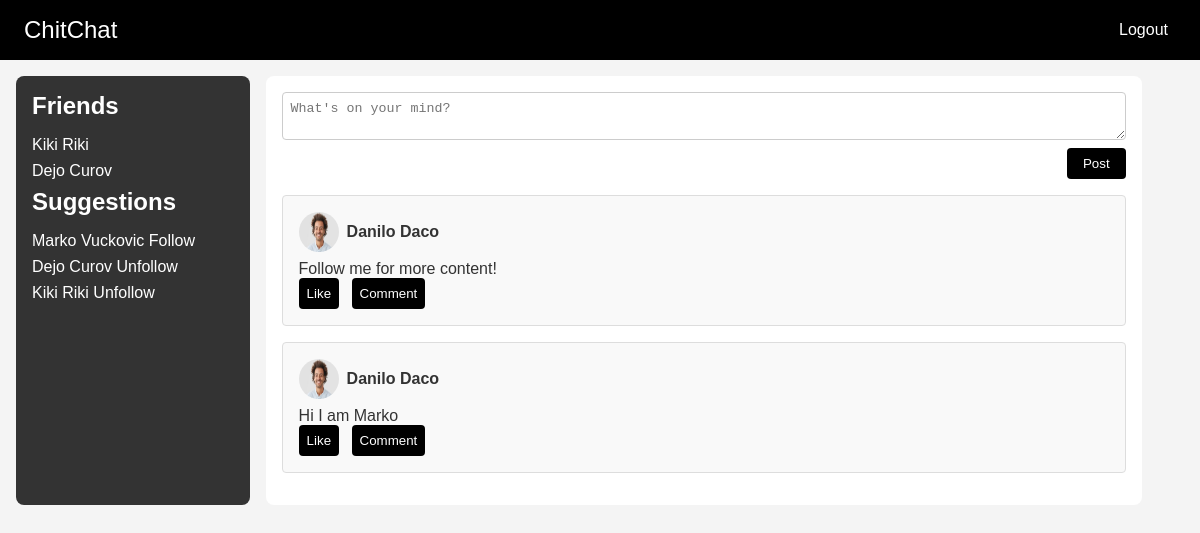
/code/profile.php (signed in), run on the app's committed database.
### tables this page shows
CREATE TABLE `followers` (
  `follower_id` bigint(20) NOT NULL,
  `followed_id` bigint(20) NOT NULL
);

CREATE TABLE `users` (
  `id` bigint(19) NOT NULL,
  `userid` bigint(19) NOT NULL,
  `first_name` varchar(100) NOT NULL,
  `last_name` varchar(100) NOT NULL,
  `email` varchar(100) NOT NULL,
  `password` varchar(100) NOT NULL,
  `url_address` varchar(100) NOT NULL,
  `date` timestamp NOT NULL DEFAULT current_timestamp() ON UPDATE current_timestamp()
);

CREATE TABLE `posts` (
  `id` bigint(19) NOT NULL,
  `postid` bigint(19) NOT NULL,
  `userid` bigint(19) NOT NULL,
  `post` text NOT NULL,
  `comments` int(11) NOT NULL,
  `likes` int(11) NOT NULL,
  `date` int(11) NOT NULL
);

### code/classes/connect.php (called while the page is built, shortened)
<?php
class Database {
    private $host = "localhost";
    private $username = "root";
    private $password = "";
    private $db = "only_pans_db";
    function connect() {
        $connection = mysqli_connect($this->host, $this->username, $this->password, $this->db);
        return $connection;
    }
    function read($query) {
        $conn = $this->connect();
        $res = mysqli_query($conn, $query);
        if (!$res) {
            return false;
        } else {
            $arr = [];
            while ($row = mysqli_fetch_assoc($res)) {
                $arr[] = $row;
            }
            return $arr;
        }
    }
}
?>

### code/classes/user.php (called while the page is built, shortened)
<?php
include_once("connect.php");
class User {
    function get_data($id) {
        $query = "SELECT * FROM users WHERE userid='$id' LIMIT 1";
        $DB = new Database();
        $res = $DB->read($query);
        if ($res) {
            return $res[0];
        } else {
            return false;
        }
    }
    function is_following($follower_id, $followed_id) {
        $query = "SELECT * FROM followers WHERE follower_id='$follower_id' AND followed_id='$followed_id'";
        $DB = new Database();
        $res = $DB->read($query);
        return $res ? true : false;
    }
    function get_following($user_id) {
        $query = "SELECT * FROM followers WHERE follower_id='$user_id'";
        $DB = new Database();
        $res = $DB->read($query);
        return $res;
    }
    function get_random_users($user_id, $limit = 5) {
        $query = "SELECT * FROM users WHERE userid != '$user_id' ORDER BY RAND() LIMIT $limit";
        $DB = new Database();
        $res = $DB->read($query);
        return $res;
    }
}
?>

### code/classes/post.php (called while the page is built, shortened)
<?php
include_once("connect.php");
class Post {
    function get_posts($id) {
        $query = "SELECT * FROM posts WHERE userid='$id' ORDER BY id DESC";
        $DB = new Database();
        $res = $DB->read($query);
        if($res) {
            return $res;
        } else {
            return false;
        }
    }
}
?>

### code/profile.php (the view, shortened to what this page needs)
<?php
include_once("classes/connect.php");
include_once("classes/user.php");
include_once("classes/post.php");
if (isset($_SESSION['only_pans_userid']) && is_numeric($_SESSION['only_pans_userid'])) {
    $id = $_SESSION['only_pans_userid'];
    $login = new Login();
    $res = $login->check_login($id);
    if ($res) {
        $user = new User();
    } else {
        header("Location: login_header.php");
        die;
    }
} else {
    header("Location: login_header.php");
    die;
}
$post = new Post();
$posts = $post->get_posts($id);
?>
<!DOCTYPE html>
<html lang="en">
<head>
    <link rel="stylesheet" href="index-new.css">
</head>
<body>
    <nav class="navbar">
        <a href="/" class="navbar__logo">ChitChat</a>
        <div class="navbar-menu">
            <a href="logout.php" class="navbar__link">Logout</a>
        </div>
    </nav>
    <div class="container">
        <aside class="sidebar">
            <h2>Friends</h2>
            <ul>
                <?php
                $following = $user->get_following($id);
                if ($following) {
                    foreach ($following as $followed_user) {
                        $followed_user_data = $user->get_data($followed_user['followed_id']);
                        if ($followed_user_data) {
                            echo "<li><a href='view_profile.php?id={$followed_user_data['userid']}'>{$followed_user_data['first_name']} {$followed_user_data['last_name']}</a></li>";
                        }
                    }
                }
                ?>
            </ul>
            <h2>Suggestions</h2>
            <ul>
                <?php
                $random_users = $user->get_random_users($id);
                if ($random_users) {
                    foreach ($random_users as $random_user) {
                        $is_following = $user->is_following($id, $random_user['userid']);
                        $rand_id = $random_user['userid'];
                        $follow_action = $is_following ? 'unfollow' : 'follow';
                        $follow_text = $is_following ? 'Unfollow' : 'Follow';
                        echo "<li>
                                <a href='view_profile.php?id={$random_user['userid']}'>{$random_user['first_name']} {$random_user['last_name']}</a>
                                <a href='profile.php?action={$follow_action}&userid={$rand_id}' class='follow-btn'>{$follow_text}</a>
                              </li>";
                    }
                }
                ?>
            </ul>
        </aside>
        <main class="main-content">
            <form class="post-form" method="post">
                <textarea name="post_content" placeholder="What's on your mind?" required></textarea>
                <button type="submit">Post</button>
            </form>
            <div class="posts">
                <?php
                if ($posts) {
                    foreach ($posts as $row) {
                        $row_user = $user->get_data($row['userid']);
                        if ($row_user) {
                            echo "<div class='post'>
                                    <div class='post-header'>
                                        <img src='photos/friend1.jfif' alt='{$row_user['first_name']}' class='post-avatar'>
                                        <span class='post-username'>{$row_user['first_name']} {$row_user['last_name']}</span>
                                    </div>
                                    <p>{$row['post']}</p>
                                    <button class='like-btn'>Like</button>
                                    <button class='comment-btn'>Comment</button>
                                  </div>";
                        }
                    }
                }
                ?>
            </div>
        </main>
    </div>
</body>
</html>

### code/index-new.css (style rules this page uses)
* { padding: 0; margin: 0; box-sizing: border-box; }
body { font-family: Arial, sans-serif; background-color: #f4f4f4; color: #333; }
.navbar { display: flex; justify-content: space-between; align-items: center; background: black; height: 60px; padding: 1.5rem; }
.navbar__logo { text-decoration: none; color: white; font-size: 1.5rem; }
.navbar-menu a { color: white; padding: 0rem 0.5rem; text-decoration: none; }
.container { display: flex; margin: 1rem; }
.sidebar { width: 20%; background: #333; color: white; padding: 1rem; margin-right: 1rem; border-radius: 8px; }
.sidebar h2 { margin-bottom: 1rem; }
.sidebar ul { list-style: none; }
.sidebar ul li { margin-bottom: 0.5rem; }
.sidebar ul li a { color: white; text-decoration: none; }
.main-content { width: 75%; background: white; padding: 1rem; border-radius: 8px; }
.post-form { display: flex; flex-direction: column; margin-bottom: 1rem; }
.post-form textarea { width: 100%; padding: 0.5rem; margin-bottom: 0.5rem; border: 1px solid #ccc; border-radius: 4px; }
.post-form button { align-self: flex-end; padding: 0.5rem 1rem; background: black; color: white; border: none; border-radius: 4px; cursor: pointer; }
.posts .post { background: #f9f9f9; padding: 1rem; margin-bottom: 1rem; border-radius: 4px; border: 1px solid #ddd; }
.posts .post-header { display: flex; align-items: center; margin-bottom: 0.5rem; }
.posts .post-avatar { width: 40px; height: 40px; border-radius: 50%; margin-right: 0.5rem; }
.posts .post-username { font-weight: bold; }
.posts .like-btn, .posts .comment-btn { padding: 0.5rem; background: black; color: white; border: none; border-radius: 4px; cursor: pointer; margin-right: 0.5rem; }

### data on the page
followers: users.first_name "Kiki", users.last_name "Riki"
followers: users.first_name "Dejo", users.last_name "Curov"
users: first_name "Marko", last_name "Vuckovic", follow_text "Follow"
users: first_name "Dejo", last_name "Curov", follow_text "Unfollow"
users: first_name "Kiki", last_name "Riki", follow_text "Unfollow"
posts: users.first_name "Danilo", users.last_name "Daco", post "Follow me for more content!"
posts: users.first_name "Danilo", users.last_name "Daco", post "Hi I am Marko"
